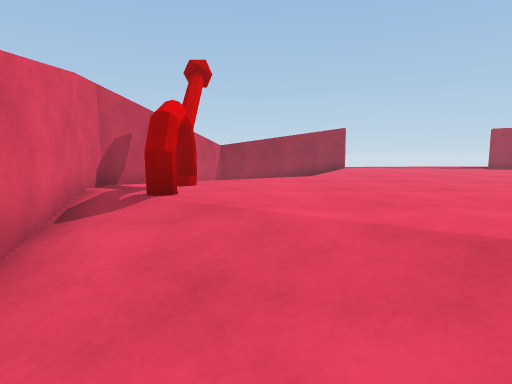
View 1 (above)

12 first-person views from a walk through a scene from a Unity 3-D project. The camera is 1.2 m above the floor, tilts 6° down and sees 75° across. The floor is counted in squares, 1 m on a side. Each view is taken from the middle of a square. On the plan, view 1 faces up. The plan holds only what a view shows up to about 14 squares ahead; the rest is blank. The place goes on beyond the plan. Surface patterns are stand-ins for the level's own textures.

View 2
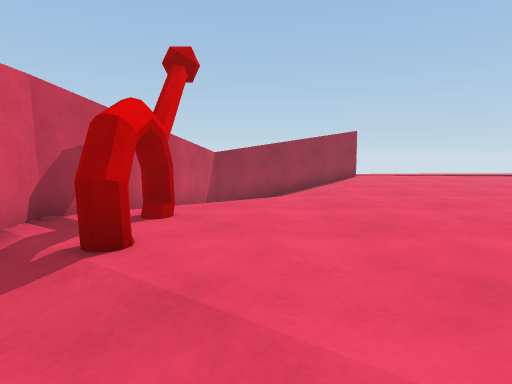

View 3
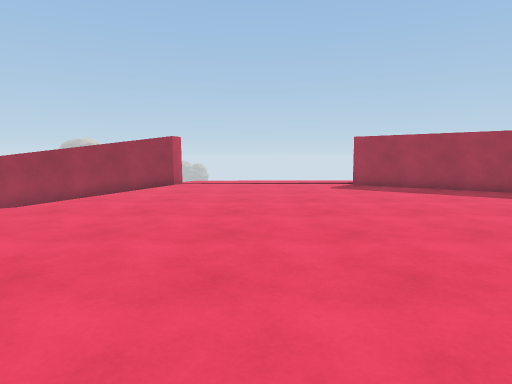

View 4
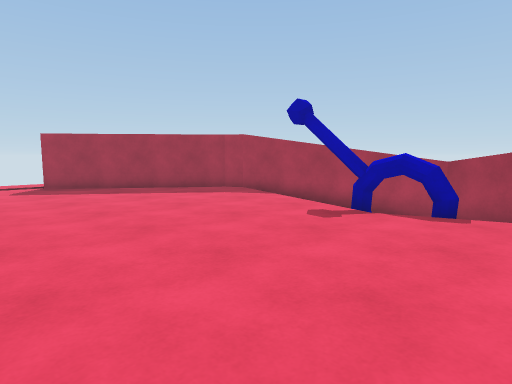

View 5
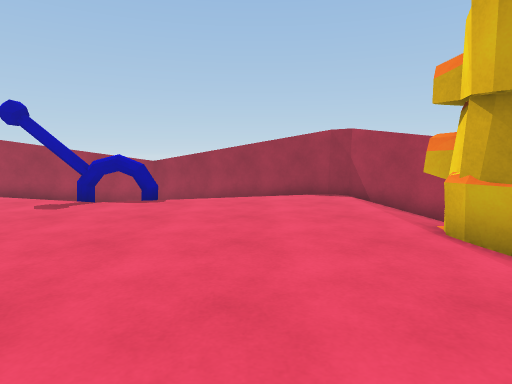

View 6
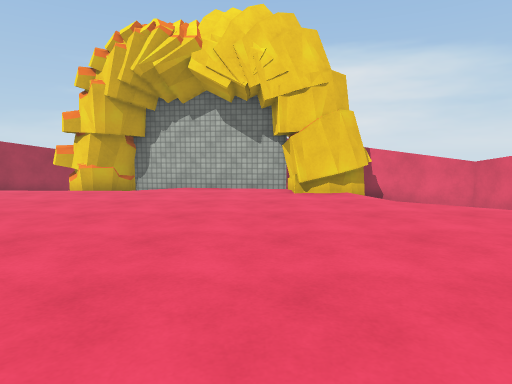

View 7
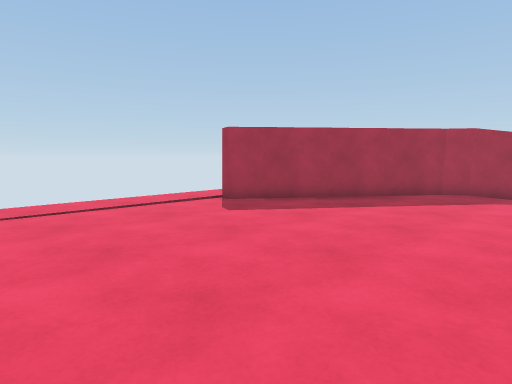

View 8
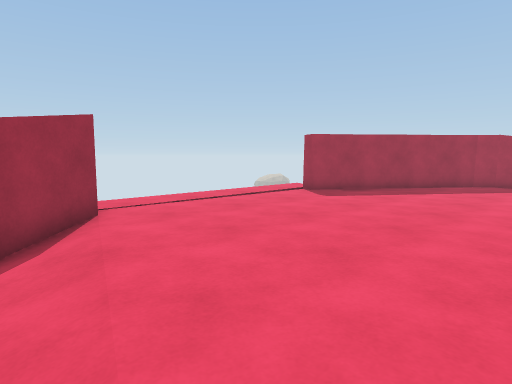

View 9
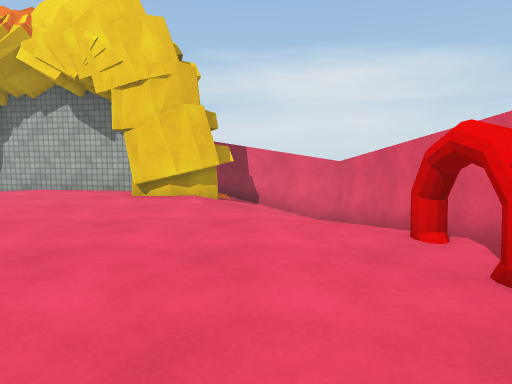

View 10
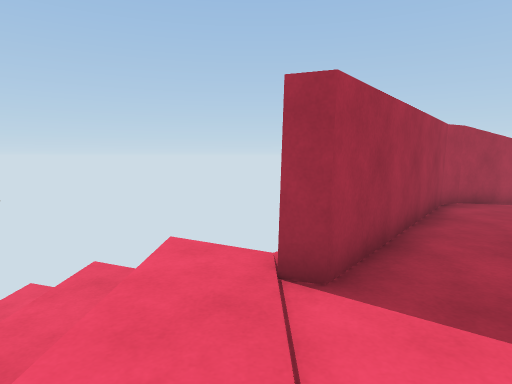

View 11
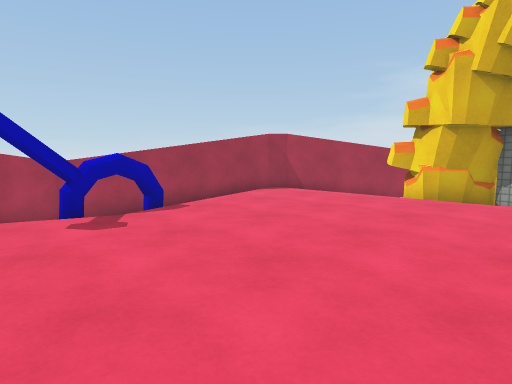

View 12
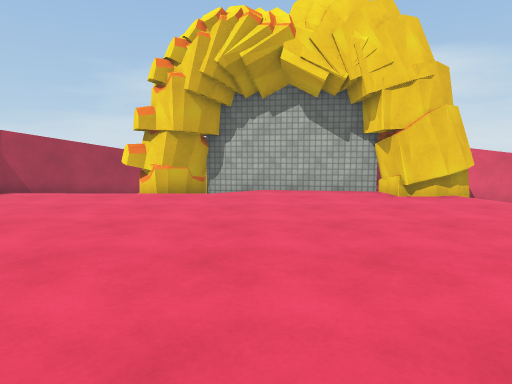

### Floor plan
Key: @ floor where view 1 was taken; # wall or solid block; x gap in a wall; . floor; / step, stairs or slope; v drop or lower ground.
Columns run from 3 left of view 1 to 21 right of it. Each row starts with its distance up from view 1.
 20               vvvv
 19         v........
 18         ........v
 17       ##........#
 16      ##..........##
 15    ##//...........##
 14   #////.............#
 13  #/  /...............#
 12  #   /...............#
 11  #   /.............../#
 10     ................. #
  9 # /................./ ##
  8 #//................./  #
  7 #.x.................#  #
  6 #...................#  /#
  5 #.#................./  ##
  4 #//.................  /#
  3 #///................/ ##
  2 ##///................/#
  1  #////...............##
  0  # @//###............#
 -1  ##//#### .....##...##
 -2   ##/#  ##########.##
 -3    ###           ###

Positions as (right, up) in squares from view 1, and headings:
1: (0, 0), facing up
2: (0, 2), facing up
3: (8, 3), facing up
4: (9, 3), facing up-right
5: (7, 2), facing right
6: (6, 11), facing down
7: (6, 10), facing up-right
8: (2, 10), facing up-right
9: (1, 10), facing down
10: (9, 18), facing right
11: (9, 9), facing down-right
12: (9, 10), facing down
